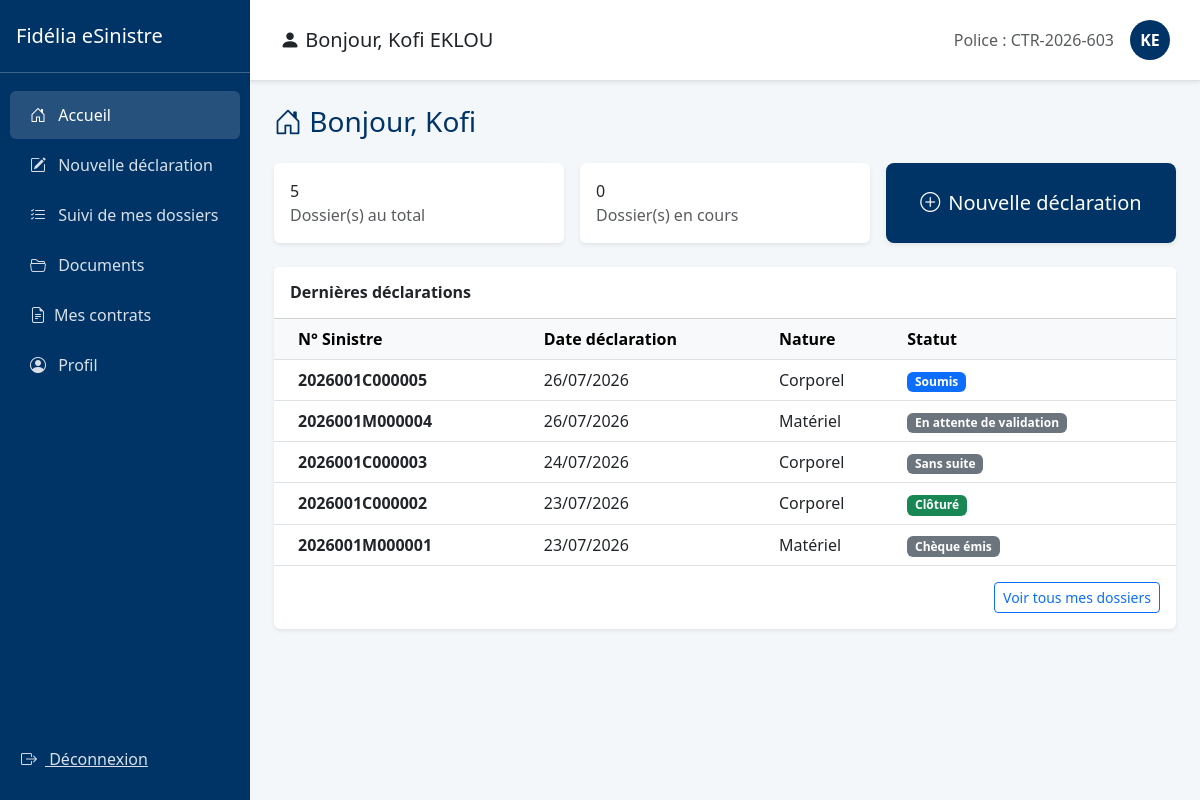
The app's page /sinistres/accueil/ (signed in), older data.
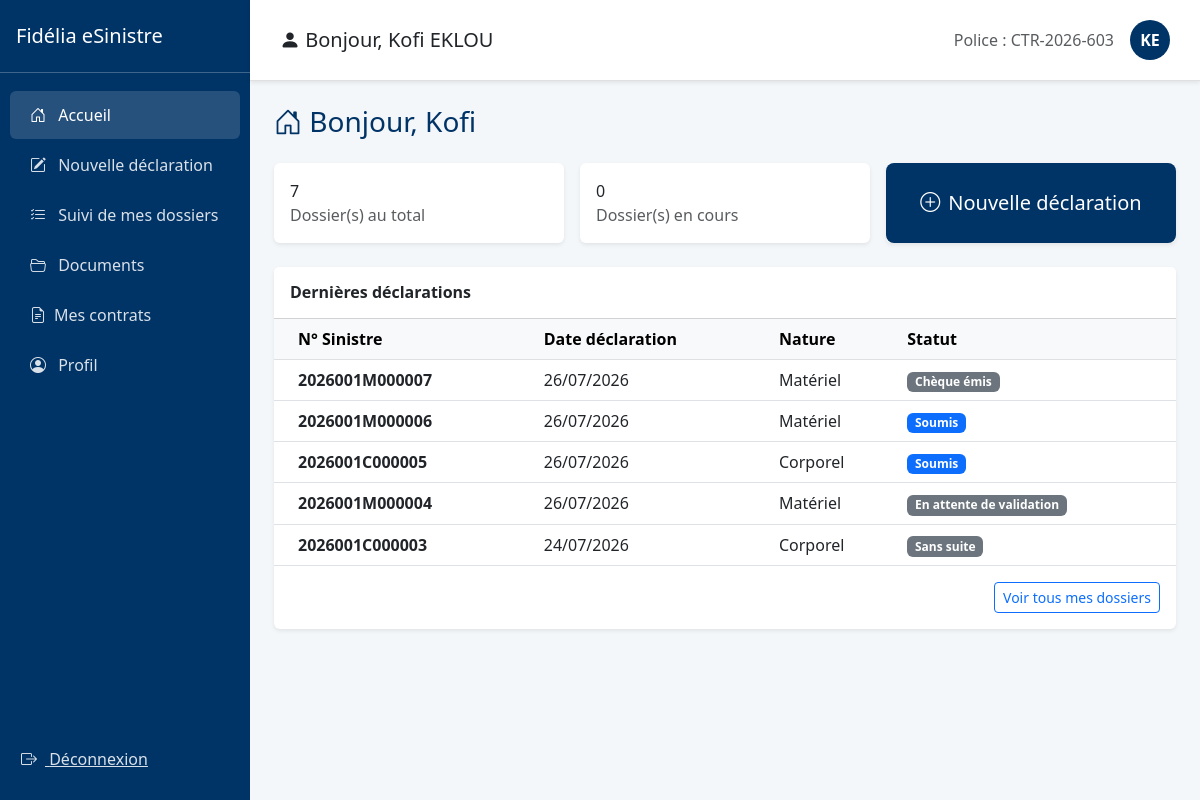
The same page, newer data.
### gestion_sinistres/models.py (models this page shows, shortened)
class Sinistre(models.Model):
    NATURE_CHOICES = [('C', 'Corporel'), ('M', 'Matériel'), ('X', 'Mixte')]
    STATUS_CHOICES = [
        ('SOUMIS', 'Soumis'),
        ('ATTENTE_COMPLEMENTS', 'En attente de compléments'),
        ('ATTENTE_VALIDATION', 'En attente de validation'),
        ('A_CORRIGER', 'A corriger'),
        ('EN_COURS', 'En cours'),
        ('CHEQUE_EMIS', 'Chèque émis'),
        ('CLOTURE', 'Clôturé'),
        ('SANS_SUITE', 'Sans suite'),
        ('REOUVERT', 'Réouvert'),
    ]
    nom_conducteur = models.CharField(max_length=100)
    immatriculation = models.CharField(max_length=50, blank=True, null=True, verbose_name="Immatriculation")
    numero_sinistre = models.CharField(max_length=20, unique=True)
    statut = models.CharField(max_length=30, choices=STATUS_CHOICES, default='SOUMIS')
    agent_traitant = models.CharField(max_length=100, blank=True, null=True)
    montant_estime = models.DecimalField(max_digits=12, decimal_places=2, default=0)
    prix_retenu = models.DecimalField(max_digits=12, decimal_places=2, null=True, blank=True)
    attestation_generee = models.BooleanField(default=False)
    date_attestation = models.DateTimeField(null=True, blank=True)
    date_cloture = models.DateTimeField(null=True, blank=True)
    indemnisation_validee = models.BooleanField(default=False)
    date_survenance = models.DateTimeField()
    date_declaration = models.DateTimeField(auto_now_add=True)
    heure_approximative = models.TimeField()
    circonstances = models.TextField()
    vehicule = models.ForeignKey(Vehicule, on_delete=models.CASCADE)
    region = models.ForeignKey(Region, on_delete=models.SET_NULL, null=True)
    ville = models.ForeignKey(Ville, on_delete=models.SET_NULL, null=True)
    prefecture = models.ForeignKey(Prefecture, on_delete=models.SET_NULL, null=True)
    quartier = models.CharField(max_length=150)
    nature = models.CharField(max_length=1, choices=NATURE_CHOICES)
    numero_point_vente = models.CharField(max_length=10, default="001")
    assure = models.ForeignKey(User, on_delete=models.CASCADE, related_name='sinistres')
    quittance = models.ForeignKey(Quittance, on_delete=models.SET_NULL, null=True, blank=True)
    lettre_derogation = models.FileField(upload_to='sinistres/derogations/', blank=True, null=True)

### gestion_sinistres/views.py (the view)
# urls.py: path('accueil/', views.accueil_assure, name='accueil_assure'),
@login_required
def accueil_assure(request):
    all_sinistres = Sinistre.objects.filter(assure=request.user)
    context = {
        'total': all_sinistres.count(),
        'en_cours': all_sinistres.filter(statut='EN_COURS').count(),
        'derniers': all_sinistres.order_by('-date_declaration')[:5],
    }
    return render(request, 'accueil_assure.html', context)

### gestion_sinistres/templates/accueil_assure.html (shortened to what this page needs)
{% extends 'base_assure.html' %}
{% block content %}
<h3 class="mb-4" style="color: #003366;">
    <i class="bi bi-house-door"></i> Bonjour, {{ request.user.first_name|default:request.user.username }}
</h3>
<div class="row g-3 mb-4">
    <div class="col-md-4">
        <div class="card stat-card shadow-sm border-0 h-100">
            <div class="card-body">
                <div class="stat-number">{{ total }}</div>
                <div class="text-muted">Dossier(s) au total</div>
            </div>
        </div>
    </div>
    <div class="col-md-4">
        <div class="card stat-card shadow-sm border-0 h-100">
            <div class="card-body">
                <div class="stat-number">{{ en_cours }}</div>
                <div class="text-muted">Dossier(s) en cours</div>
            </div>
        </div>
    </div>
    <div class="col-md-4">
        <div class="card stat-card shadow-sm border-0 h-100 d-flex align-items-center justify-content-center">
            <a href="{% url 'declarer_sinistre' %}" class="btn btn-lg w-100 h-100 d-flex align-items-center justify-content-center" style="background-color: #003366; color: white;">
                <i class="bi bi-plus-circle me-2"></i> Nouvelle déclaration
            </a>
        </div>
    </div>
</div>
<div class="card shadow-sm border-0">
    <div class="card-header bg-white py-3">
        <h6 class="mb-0 fw-bold">Dernières déclarations</h6>
    </div>
    <div class="card-body p-0">
        {% if derniers %}
        <table class="table table-hover align-middle mb-0">
            <thead class="table-light">
                <tr>
                    <th class="ps-4">N° Sinistre</th>
                    <th>Date déclaration</th>
                    <th>Nature</th>
                    <th>Statut</th>
                </tr>
            </thead>
            <tbody>
                {% for sinistre in derniers %}
                <tr>
                    <td class="ps-4"><strong>{{ sinistre.numero_sinistre }}</strong></td>
                    <td>{{ sinistre.date_declaration|date:"d/m/Y" }}</td>
                    <td>{{ sinistre.get_nature_display }}</td>
                    <td>
                        {% if sinistre.statut == 'SOUMIS' %}<span class="badge bg-primary">{{ sinistre.get_statut_display }}</span>
                        {% elif sinistre.statut == 'ATTENTE' %}<span class="badge bg-warning text-dark">{{ sinistre.get_statut_display }}</span>
                        {% elif sinistre.statut == 'EN_COURS' %}<span class="badge bg-info text-dark">{{ sinistre.get_statut_display }}</span>
                        {% elif sinistre.statut == 'CLOTURE' %}<span class="badge bg-success">{{ sinistre.get_statut_display }}</span>
                        {% else %}<span class="badge bg-secondary">{{ sinistre.get_statut_display }}</span>
                        {% endif %}
                    </td>
                </tr>
                {% endfor %}
            </tbody>
        </table>
        <div class="p-3 text-end">
            <a href="{% url 'suivi_sinistres' %}" class="btn btn-sm btn-outline-primary">Voir tous mes dossiers</a>
        </div>
        {% else %}
        <p class="text-muted text-center py-5">Vous n'avez encore déclaré aucun sinistre.</p>
        {% endif %}
    </div>
</div>
{% endblock %}

Row changes from the older to the newer data that the page shows:
no longer on this page (row edited): Sinistre: numero_sinistre "2026001C000002", date_declaration "23/07/2026", nature "Corporel", statut "Clôturé"
no longer on this page (row edited): Sinistre: numero_sinistre "2026001M000001", date_declaration "23/07/2026", nature "Matériel", statut "Chèque émis"
added Sinistre: numero_sinistre "2026001M000007", date_declaration "26/07/2026", nature "Matériel", statut "Chèque émis"
added Sinistre: numero_sinistre "2026001M000006", date_declaration "26/07/2026", nature "Matériel", statut "Soumis"
Text that changed along with them:
{{ total }}: "5" → "7"
